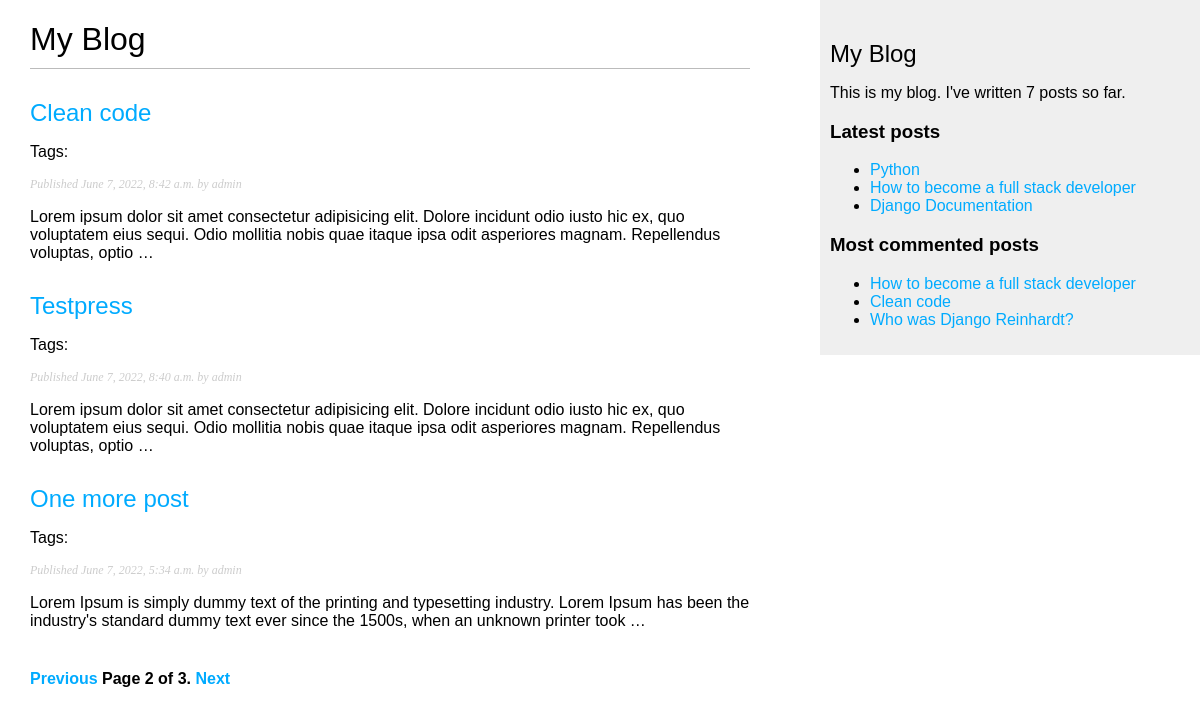
Screenshot of /blog/?page=2 with the database file from the repository.
### blog/models.py (models this page shows, shortened)
class Post(models.Model):
    STATUS_CHOICES = (
    ('draft', 'Draft'),
    ('published', 'Published'),
    )
    title = models.CharField(max_length=250)
    slug = models.SlugField(max_length=250,unique_for_date='publish')
    author = models.ForeignKey(User,on_delete=models.CASCADE,related_name='blog_posts')
    body = models.TextField()
    publish = models.DateTimeField(default=timezone.now)
    created = models.DateTimeField(auto_now_add=True)
    updated = models.DateTimeField(auto_now=True)
    status = models.CharField(max_length=10,choices=STATUS_CHOICES,default='draft')
    objects = models.Manager()
    published = PublishedManager()
    tags = TaggableManager()
    class Meta:
        ordering = ('-publish',)
    def get_absolute_url(self):
        return reverse('blog:post_detail',
                        args=[self.publish.year,
                        self.publish.month,
                        self.publish.day, self.slug])

### blog/views.py (the view)
# urls.py: path('', views.post_list, name='post_list'),
def post_list(request, tag_slug = None):
    object_list = Post.published.all()
    tag = None
    if tag_slug:
        tag = get_object_or_404(Tag,slug = tag_slug)
        object_list = object_list.filter(tags__in = [tag])
    paginator = Paginator(object_list, 3)
    page = request.GET.get('page')
    try:
        posts = paginator.page(page)
    except PageNotAnInteger:
        posts = paginator.page(1)
    except EmptyPage:
        posts = paginator.page(paginator.num_pages)
    return render(request,'blog/post/list.html',{'page':page,'posts':posts,'tag':tag})

### blog/models.py (called while the page is built)
    def get_queryset(self):
        return super().get_queryset().filter(status="published")

### blog/templatetags/blog_tags.py (called while the page is built)
@register.simple_tag(name='total_posts')
def total_posts():
    return Post.published.count()

@register.inclusion_tag('blog/post/latest_posts.html')
def show_latest_posts(count=5):
    latest_posts = Post.published.order_by('-publish')[:count]
    return {'latest_posts':latest_posts}

@register.simple_tag
def get_most_commented_posts(count=5):
    return Post.published.annotate(total_comments=Count('comments')).order_by('-total_comments')[:count]

@register.filter(name='markdown')
def markdown_format(text):
    return mark_safe(markdown.markdown(text))

### blog/templates/blog/post/list.html (shortened to what this page needs)
{% extends "blog/base.html" %}
{% load blog_tags %}
{% block content %}
    <h1>My Blog</h1>
    {% for post in posts %}
        <h2>
            <a href="{{ post.get_absolute_url }}">
            {{ post.title }}
            </a>
        </h2>
        <p class="tags">
            Tags:
        </p>
        <p class="date">
        Published {{ post.publish }} by {{ post.author }}
        </p>
        {{ post.body| markdown | truncatewords_html:30 }}
    {% endfor %}
    {% include "blog/pagination.html" with page=posts %}
    {% endblock %}

### blog/templates/blog/base.html (shortened to what this page needs)
{% load blog_tags %}
{% load static %}
<!DOCTYPE html>
<html lang="en">
<head>
    <link rel="stylesheet" href='{% static "css/blog.css" %}'>
</head>
<body>
    <div id ="content">
        {% block content %}
        {% endblock %}
    </div>
    <div id ="sidebar">
        <h2>My Blog</h2>
        <p>This is my blog. I've written {% total_posts %} posts so far.</p>
        <h3>Latest posts</h3>
        {% show_latest_posts 3 %}
        <h3>Most commented posts</h3>
        {% get_most_commented_posts 3 as most_commented_posts %}
            <ul>
                {% for post in most_commented_posts %}
                    <li>
                        <a href="{{ post.get_absolute_url }}">{{ post.title }}</a>
                    </li>
                {% endfor %}
            </ul>
    </div>
</body>
</html>

### blog/templates/blog/post/latest_posts.html
<ul>
    {% for post in latest_posts %}
        <li>
            <a href="{{ post.get_absolute_url }}">{{ post.title }}</a>
        </li>
    {% endfor %}
</ul>

### blog/static/css/blog.css (style rules this page uses)
body { margin:0; padding:0; font-family:helvetica, sans-serif; }
a { color:#00abff; text-decoration:none; }
h1 { font-weight:normal; border-bottom:1px solid #bbb; padding:0 0 10px 0; }
h2 { font-weight:normal; margin:30px 0 0; }
#content { float:left; width:60%; padding:0 0 0 30px; }
#sidebar { float:right; width:30%; padding:10px; background:#efefef; height:100%; }
p.date { color:#ccc; font-family: georgia, serif; font-size: 12px; font-style: italic; }

### rows the page displays
Post: title "Clean code", publish "June 7, 2022, 8:42 a.m.", author "admin", body "Lorem ipsum dolor sit amet consectetur adipisicing elit. Dolore incidunt odio iusto hic ex, quo voluptatem eius sequi. Odio mollitia nobis quae itaque ipsa odit asperiores magnam. Repellendus voluptas, optio …"
Post: title "Testpress", publish "June 7, 2022, 8:40 a.m.", author "admin", body "Lorem ipsum dolor sit amet consectetur adipisicing elit. Dolore incidunt odio iusto hic ex, quo voluptatem eius sequi. Odio mollitia nobis quae itaque ipsa odit asperiores magnam. Repellendus voluptas, optio …"
Post: title "One more post", publish "June 7, 2022, 5:34 a.m.", author "admin", body "Lorem Ipsum is simply dummy text of the printing and typesetting industry. Lorem Ipsum has been the industry's standard dummy text ever since the 1500s, when an unknown printer took …"
Post: title "Python"
Post: title "How to become a full stack developer"
Post: title "Django Documentation"
Post: title "Who was Django Reinhardt?"

### other values shown
{{ page.number }} "2"
{{ page.paginator.num_pages }} "3"
